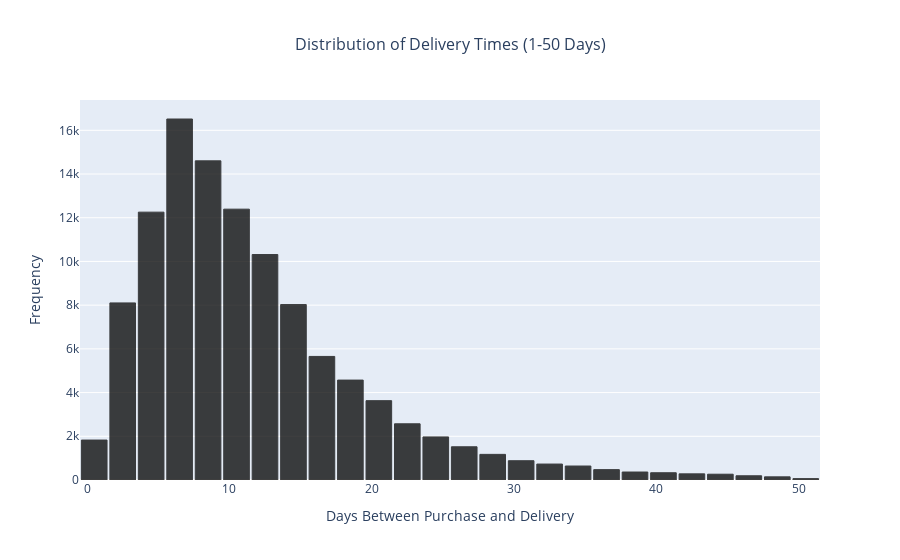

Notebook code cell kept with this figure:
### Code cell
tab1['delivery_time'] = (tab1['order_delivered_customer_date'] - tab1['order_purchase_timestamp']).dt.days

tab1_filtered = tab1[(tab1['delivery_time'] >= 1) & (tab1['delivery_time'] <= 50)].dropna(subset=['delivery_time'])

fig = px.histogram(tab1_filtered, 
                   x='delivery_time', 
                   nbins=30,  
                   labels={'delivery_time': 'Days Between Purchase and Delivery'},
                   title='Distribution of Delivery Times (1-50 Days)')

fig.update_traces(marker=dict(line=dict(color='black', width=1), 
                              color=tab1_filtered['delivery_time'], 
                              colorscale='Blues',  
                              showscale=False),  
                  opacity=0.75)  

fig.update_layout(
    xaxis_title='Days Between Purchase and Delivery',
    yaxis_title='Frequency',
    title_x=0.5,  
    title_font=dict(size=16),
    xaxis_tickformat=',.0f', 
    bargap=0.1,  
)

fig.show()

### Figure 1 — Plotly figure (JSON) as saved in the notebook; plotly's stock layout.template omitted (floating-point values rounded to 4 significant figures; data arrays with more than 128 entries replaced by an {"elided": "..."} marker saying what was removed)
{"data": [{"alignmentgroup": "True", "bingroup": "x", "hovertemplate": "Days Between Purchase and Delivery=%{x}<br>count=%{y}<extra></extra>", "legendgroup": "", "marker": {"color": {"elided": "109506 int values"}, "colorscale": [[0, "rgb(247,251,255)"], [0.125, "rgb(222,235,247)"], [0.25, "rgb(198,219,239)"], [0.375, "rgb(158,202,225)"], [0.5, "rgb(107,174,214)"], [0.625, "rgb(66,146,198)"], [0.75, "rgb(33,113,181)"], [0.875, "rgb(8,81,156)"], [1, "rgb(8,48,107)"]], "line": {"color": "black", "width": 1}, "pattern": {"shape": ""}, "showscale": false}, "name": "", "nbinsx": 30, "offsetgroup": "", "opacity": 0.75, "orientation": "v", "showlegend": false, "type": "histogram", "x": {"elided": "109506 int values"}, "xaxis": "x", "yaxis": "y"}], "layout": {"bargap": 0.1, "barmode": "relative", "legend": {"tracegroupgap": 0}, "title": {"font": {"size": 16}, "text": "Distribution of Delivery Times (1-50 Days)", "x": 0.5}, "xaxis": {"anchor": "y", "domain": [0, 1], "tickformat": ",.0f", "title": {"text": "Days Between Purchase and Delivery"}}, "yaxis": {"anchor": "x", "domain": [0, 1], "title": {"text": "Frequency"}}}}
